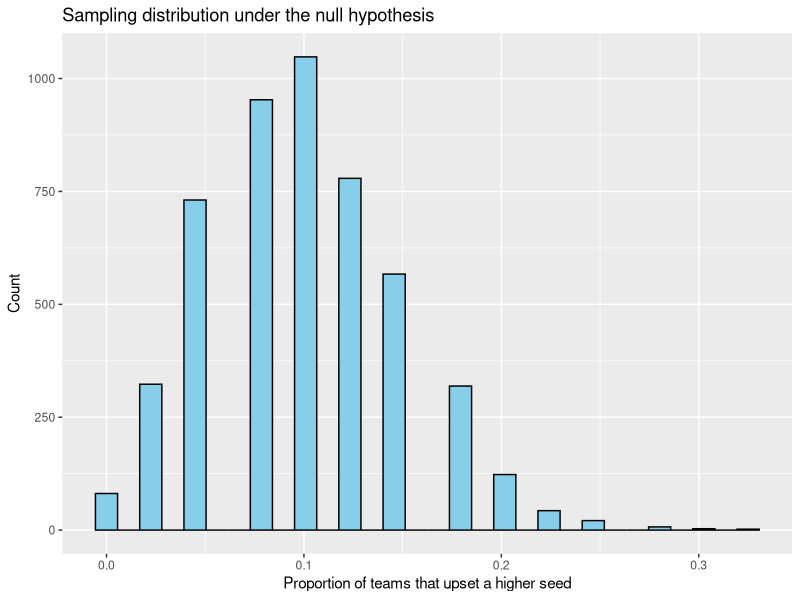
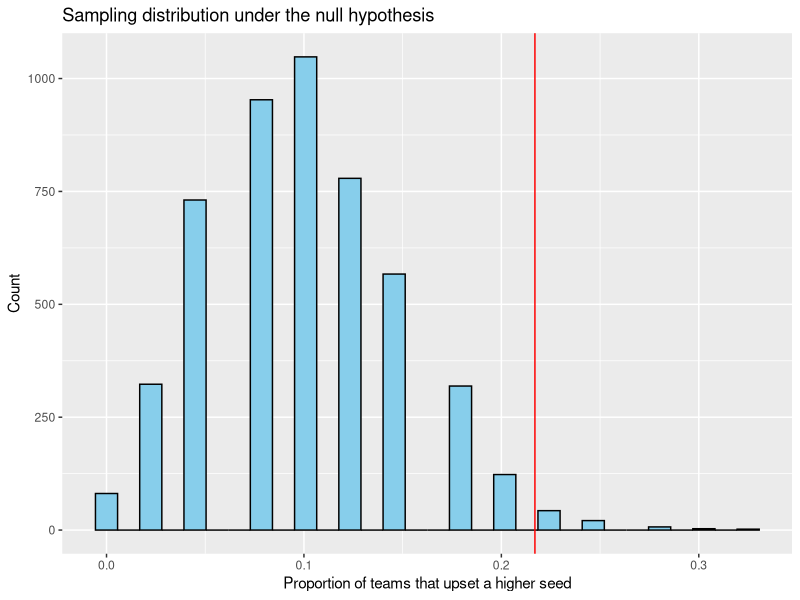

R code for these plots, in order:
## ---- chunk 1
march_madness <- read.csv("538 Ratings.csv")

## ---- chunk 2
library(dplyr)
library(ggplot2)
library(tidyverse)
library(purrr)
## ---- chunk 3
march_madness_2023 <- march_madness |>
  filter(YEAR == 2023)
## ---- chunk 4
march_madness_2023 <- march_madness_2023 |>
  mutate(RESULT = ifelse(ROUND < 64, "win", "loss"))
## ---- chunk 5
team_round <- march_madness_2023 |>
  filter(SEED >= 8) |>
  summarise(total_games = n())
## ---- chunk 6
total_games <- team_round |> 
  pull(total_games)
## ---- chunk 7
upset_rate <- march_madness_2023 |>
  filter(SEED >= 8 & RESULT == "win") |>
  summarise(upset_wins = n()) |>
  mutate(upset_rate = upset_wins / nrow(march_madness_2023)) |>
  pull(upset_rate)
## ---- chunk 8
random_choice <- function(num_teams) {
  shuffled_seed <- sample(c("lower", "higher"), num_teams, replace = TRUE, prob = c(0.1, 0.9))
  upset_ratio <- mean(shuffled_seed == "lower")
  return(upset_ratio)
}
## ---- chunk 9
set.seed(47)
num_exper <- 5000
null_distribution <- map_dbl(1:num_exper, ~ random_choice(total_games))
## ---- chunk 10
ggplot(data.frame(null_distribution), aes(x = null_distribution)) + 
  geom_histogram(bins = 30, color = "black", fill = "skyblue") +
  labs(x = "Proportion of teams that upset a higher seed", 
       y = "Count",
       title = "Sampling distribution under the null hypothesis")

## ---- chunk 11
# p_value
p_value <- sum(null_distribution >= upset_rate) / num_exper
## ---- chunk 12
ggplot(data.frame(null_distribution), aes(x = null_distribution)) + 
  geom_histogram(bins = 30, color = "black", fill = "skyblue") +
  geom_vline(xintercept = p_value, color = "red") + 
  labs(x = "Proportion of teams that upset a higher seed", 
       y = "Count",
       title = "Sampling distribution under the null hypothesis")
